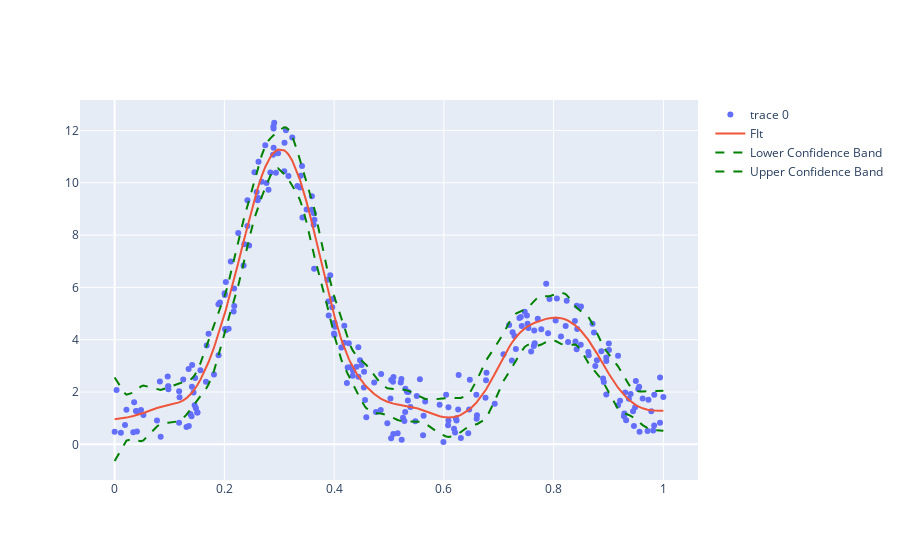

The notebook cell this image was saved under:
### Code cell
fig = go.Figure()
fig.add_trace(go.Scatter(x=x, y=y, mode="markers"))
fig.add_trace(go.Scatter(x=x, y=M.basis @M.coef_, mode="lines", name="FIt"))
M.plot_confidence_intervals(X=x.reshape(-1,1), y=y, fig=fig)

### Figure 1 — Plotly figure (JSON) as saved in the notebook; plotly's stock layout.template omitted (floating-point values rounded to 4 significant figures; data arrays with more than 128 entries replaced by an {"elided": "..."} marker saying what was removed)
{"data": [{"mode": "markers", "type": "scatter", "x": {"elided": "250 float values"}, "y": {"elided": "250 float values"}}, {"mode": "lines", "name": "FIt", "type": "scatter", "x": {"elided": "250 float values"}, "y": {"elided": "250 float values"}}, {"line": {"color": "green", "dash": "dash"}, "mode": "lines", "name": "Lower Confidence Band", "type": "scatter", "x": {"elided": "250 float values"}, "y": {"elided": "250 float values"}}, {"line": {"color": "green", "dash": "dash"}, "mode": "lines", "name": "Upper Confidence Band", "type": "scatter", "x": {"elided": "250 float values"}, "y": {"elided": "250 float values"}}], "layout": {"autosize": true, "xaxis": {"autorange": true, "range": [-0.06288, 1.063], "type": "linear"}, "yaxis": {"autorange": true, "range": [-1.366, 13.23], "type": "linear"}}}
